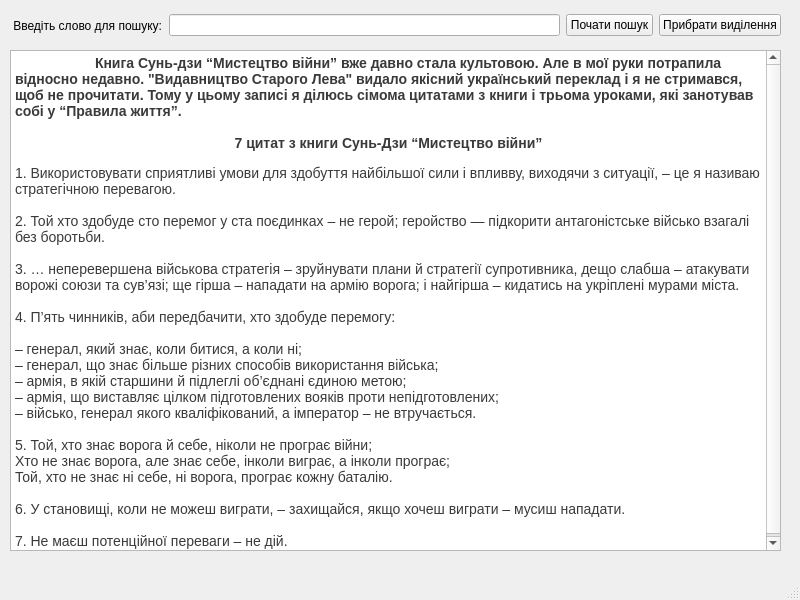
<?xml version="1.0" encoding="UTF-8"?>
<ui version="4.0">
 <class>MainWindow</class>
 <widget class="QMainWindow" name="MainWindow">
  <property name="geometry">
   <rect>
    <x>0</x>
    <y>0</y>
    <width>800</width>
    <height>600</height>
   </rect>
  </property>
  <property name="windowTitle">
   <string>MainWindow</string>
  </property>
  <widget class="QWidget" name="centralwidget">
   <widget class="QWidget" name="horizontalLayoutWidget">
    <property name="geometry">
     <rect>
      <x>10</x>
      <y>10</y>
      <width>771</width>
      <height>31</height>
     </rect>
    </property>
    <layout class="QHBoxLayout" name="horizontalLayout">
     <item>
      <widget class="QLabel" name="label">
       <property name="text">
        <string> Введіть слово для пошуку:</string>
       </property>
      </widget>
     </item>
     <item>
      <widget class="QLineEdit" name="lineEdit"/>
     </item>
     <item>
      <widget class="QPushButton" name="pushButton">
       <property name="text">
        <string>Почати пошук</string>
       </property>
      </widget>
     </item>
     <item>
      <widget class="QPushButton" name="blackTextButton">
       <property name="text">
        <string>Прибрати виділення</string>
       </property>
      </widget>
     </item>
    </layout>
   </widget>
   <widget class="QTextEdit" name="textEdit">
    <property name="geometry">
     <rect>
      <x>10</x>
      <y>50</y>
      <width>771</width>
      <height>501</height>
     </rect>
    </property>
    <property name="html">
     <string>&lt;!DOCTYPE HTML PUBLIC &quot;-//W3C//DTD HTML 4.0//EN&quot; &quot;http://www.w3.org/TR/REC-html40/strict.dtd&quot;&gt;
&lt;html&gt;&lt;head&gt;&lt;meta name=&quot;qrichtext&quot; content=&quot;1&quot; /&gt;&lt;meta charset=&quot;utf-8&quot; /&gt;&lt;style type=&quot;text/css&quot;&gt;
p, li { white-space: pre-wrap; }
&lt;/style&gt;&lt;/head&gt;&lt;body style=&quot; font-family:'Segoe UI'; font-size:9pt; font-weight:400; font-style:normal;&quot;&gt;
&lt;p style=&quot; margin-top:0px; margin-bottom:0px; margin-left:0px; margin-right:0px; -qt-block-indent:0; text-indent:0px; background-color:#ffffff;&quot;&gt;&lt;span style=&quot; font-family:'Lato','arial','sans-serif'; font-size:large; font-weight:700; color:#3a3a3c;&quot;&gt;	Книга Сунь-дзи “Мистецтво війни” вже давно стала культовою. Але в мої руки потрапила відносно недавно. &amp;quot;Видавництво Старого Лева&amp;quot; видало якісний український переклад і я не стримався, щоб не прочитати. Тому у цьому записі я ділюсь сімома цитатами з книги і трьома уроками, які занотував собі у “Правила життя”.&lt;/span&gt;&lt;/p&gt;
&lt;p style=&quot; margin-top:0px; margin-bottom:0px; margin-left:0px; margin-right:0px; -qt-block-indent:0; text-indent:0px; background-color:#ffffff;&quot;&gt;&lt;span style=&quot; font-family:'Lato','arial','sans-serif'; font-size:14px; color:#3a3a3c; background-color:#ffffff;&quot;&gt; &lt;/span&gt;&lt;/p&gt;
&lt;p align=&quot;center&quot; style=&quot; margin-top:0px; margin-bottom:0px; margin-left:0px; margin-right:0px; -qt-block-indent:0; text-indent:0px; background-color:#ffffff;&quot;&gt;&lt;span style=&quot; font-family:'Lato','arial','sans-serif'; font-size:large; font-weight:700; color:#3a3a3c;&quot;&gt;7 цитат з книги Сунь-Дзи “Мистецтво війни”&lt;/span&gt;&lt;span style=&quot; font-family:'Lato','arial','sans-serif'; font-size:large; color:#3a3a3c;&quot;&gt;&lt;br /&gt;&lt;/span&gt;&lt;/p&gt;
&lt;p style=&quot; margin-top:0px; margin-bottom:0px; margin-left:0px; margin-right:0px; -qt-block-indent:0; text-indent:0px; background-color:#ffffff;&quot;&gt;&lt;span style=&quot; font-family:'Lato','arial','sans-serif'; font-size:large; color:#3a3a3c;&quot;&gt;1. Використовувати сприятливі умови для здобуття найбільшої сили і впливву, виходячи з ситуації, – це я називаю стратегічною перевагою.&lt;/span&gt;&lt;/p&gt;
&lt;p style=&quot; margin-top:0px; margin-bottom:0px; margin-left:0px; margin-right:0px; -qt-block-indent:0; text-indent:0px; background-color:#ffffff;&quot;&gt;&lt;span style=&quot; font-family:'Lato','arial','sans-serif'; font-size:14px; color:#3a3a3c; background-color:#ffffff;&quot;&gt; &lt;/span&gt;&lt;/p&gt;
&lt;p style=&quot; margin-top:0px; margin-bottom:0px; margin-left:0px; margin-right:0px; -qt-block-indent:0; text-indent:0px; background-color:#ffffff;&quot;&gt;&lt;span style=&quot; font-family:'Lato','arial','sans-serif'; font-size:large; color:#3a3a3c;&quot;&gt;2. Той хто здобуде сто перемог у ста поєдинках – не герой; геройство — підкорити антагоністське військо взагалі без боротьби.&lt;/span&gt;&lt;/p&gt;
&lt;p style=&quot; margin-top:0px; margin-bottom:0px; margin-left:0px; margin-right:0px; -qt-block-indent:0; text-indent:0px; background-color:#ffffff;&quot;&gt;&lt;span style=&quot; font-family:'Lato','arial','sans-serif'; font-size:14px; color:#3a3a3c; background-color:#ffffff;&quot;&gt; &lt;/span&gt;&lt;/p&gt;
&lt;p style=&quot; margin-top:0px; margin-bottom:0px; margin-left:0px; margin-right:0px; -qt-block-indent:0; text-indent:0px; background-color:#ffffff;&quot;&gt;&lt;span style=&quot; font-family:'Lato','arial','sans-serif'; font-size:large; color:#3a3a3c;&quot;&gt;3. … неперевершена військова стратегія – зруйнувати плани й стратегії супротивника, дещо слабша – атакувати ворожі союзи та сув’язі; ще гірша – нападати на армію ворога; і найгірша – кидатись на укріплені мурами міста.&lt;/span&gt;&lt;/p&gt;
&lt;p style=&quot; margin-top:0px; margin-bottom:0px; margin-left:0px; margin-right:0px; -qt-block-indent:0; text-indent:0px; background-color:#ffffff;&quot;&gt;&lt;span style=&quot; font-family:'Lato','arial','sans-serif'; font-size:14px; color:#3a3a3c; background-color:#ffffff;&quot;&gt; &lt;/span&gt;&lt;/p&gt;
&lt;p style=&quot; margin-top:0px; margin-bottom:0px; margin-left:0px; margin-right:0px; -qt-block-indent:0; text-indent:0px; background-color:#ffffff;&quot;&gt;&lt;span style=&quot; font-family:'Lato','arial','sans-serif'; font-size:large; color:#3a3a3c;&quot;&gt;4. П’ять чинників, аби передбачити, хто здобуде перемогу:&lt;/span&gt;&lt;/p&gt;
&lt;p style=&quot; margin-top:0px; margin-bottom:0px; margin-left:0px; margin-right:0px; -qt-block-indent:0; text-indent:0px; background-color:#ffffff;&quot;&gt;&lt;span style=&quot; font-family:'Lato','arial','sans-serif'; font-size:14px; color:#3a3a3c; background-color:#ffffff;&quot;&gt; &lt;/span&gt;&lt;/p&gt;
&lt;p style=&quot; margin-top:0px; margin-bottom:0px; margin-left:0px; margin-right:0px; -qt-block-indent:0; text-indent:0px; background-color:#ffffff;&quot;&gt;&lt;span style=&quot; font-family:'Lato','arial','sans-serif'; font-size:large; color:#3a3a3c;&quot;&gt;– генерал, який знає, коли битися, а коли ні;&lt;/span&gt;&lt;/p&gt;
&lt;p style=&quot; margin-top:0px; margin-bottom:0px; margin-left:0px; margin-right:0px; -qt-block-indent:0; text-indent:0px; background-color:#ffffff;&quot;&gt;&lt;span style=&quot; font-family:'Lato','arial','sans-serif'; font-size:large; color:#3a3a3c;&quot;&gt;– генерал, що знає більше різних способів використання війська;&lt;/span&gt;&lt;/p&gt;
&lt;p style=&quot; margin-top:0px; margin-bottom:0px; margin-left:0px; margin-right:0px; -qt-block-indent:0; text-indent:0px; background-color:#ffffff;&quot;&gt;&lt;span style=&quot; font-family:'Lato','arial','sans-serif'; font-size:large; color:#3a3a3c;&quot;&gt;– армія, в якій старшини й підлеглі об’єднані єдиною метою;&lt;/span&gt;&lt;/p&gt;
&lt;p style=&quot; margin-top:0px; margin-bottom:0px; margin-left:0px; margin-right:0px; -qt-block-indent:0; text-indent:0px; background-color:#ffffff;&quot;&gt;&lt;span style=&quot; font-family:'Lato','arial','sans-serif'; font-size:large; color:#3a3a3c;&quot;&gt;– армія, що виставляє цілком підготовлених вояків проти непідготовлених;&lt;/span&gt;&lt;/p&gt;
&lt;p style=&quot; margin-top:0px; margin-bottom:0px; margin-left:0px; margin-right:0px; -qt-block-indent:0; text-indent:0px; background-color:#ffffff;&quot;&gt;&lt;span style=&quot; font-family:'Lato','arial','sans-serif'; font-size:large; color:#3a3a3c;&quot;&gt;– військо, генерал якого кваліфікований, а імператор – не втручається.&lt;/span&gt;&lt;/p&gt;
&lt;p style=&quot; margin-top:0px; margin-bottom:0px; margin-left:0px; margin-right:0px; -qt-block-indent:0; text-indent:0px; background-color:#ffffff;&quot;&gt;&lt;span style=&quot; font-family:'Lato','arial','sans-serif'; font-size:14px; color:#3a3a3c; background-color:#ffffff;&quot;&gt; &lt;/span&gt;&lt;/p&gt;
&lt;p style=&quot; margin-top:0px; margin-bottom:0px; margin-left:0px; margin-right:0px; -qt-block-indent:0; text-indent:0px; background-color:#ffffff;&quot;&gt;&lt;span style=&quot; font-family:'Lato','arial','sans-serif'; font-size:large; color:#3a3a3c;&quot;&gt;5. Той, хто знає ворога й себе, ніколи не програє війни;&lt;/span&gt;&lt;/p&gt;
&lt;p style=&quot; margin-top:0px; margin-bottom:0px; margin-left:0px; margin-right:0px; -qt-block-indent:0; text-indent:0px; background-color:#ffffff;&quot;&gt;&lt;span style=&quot; font-family:'Lato','arial','sans-serif'; font-size:large; color:#3a3a3c;&quot;&gt;Хто не знає ворога, але знає себе, інколи виграє, а інколи програє;&lt;/span&gt;&lt;/p&gt;
&lt;p style=&quot; margin-top:0px; margin-bottom:0px; margin-left:0px; margin-right:0px; -qt-block-indent:0; text-indent:0px; background-color:#ffffff;&quot;&gt;&lt;span style=&quot; font-family:'Lato','arial','sans-serif'; font-size:large; color:#3a3a3c;&quot;&gt;Той, хто не знає ні себе, ні ворога, програє кожну баталію.&lt;/span&gt;&lt;/p&gt;
&lt;p style=&quot; margin-top:0px; margin-bottom:0px; margin-left:0px; margin-right:0px; -qt-block-indent:0; text-indent:0px; background-color:#ffffff;&quot;&gt;&lt;span style=&quot; font-family:'Lato','arial','sans-serif'; font-size:14px; color:#3a3a3c; background-color:#ffffff;&quot;&gt; &lt;/span&gt;&lt;/p&gt;
&lt;p style=&quot; margin-top:0px; margin-bottom:0px; margin-left:0px; margin-right:0px; -qt-block-indent:0; text-indent:0px; background-color:#ffffff;&quot;&gt;&lt;span style=&quot; font-family:'Lato','arial','sans-serif'; font-size:large; color:#3a3a3c;&quot;&gt;6. У становищі, коли не можеш виграти, – захищайся, якщо хочеш виграти – мусиш нападати.&lt;/span&gt;&lt;/p&gt;
&lt;p style=&quot; margin-top:0px; margin-bottom:0px; margin-left:0px; margin-right:0px; -qt-block-indent:0; text-indent:0px; background-color:#ffffff;&quot;&gt;&lt;span style=&quot; font-family:'Lato','arial','sans-serif'; font-size:14px; color:#3a3a3c; background-color:#ffffff;&quot;&gt; &lt;/span&gt;&lt;/p&gt;
&lt;p style=&quot; margin-top:0px; margin-bottom:0px; margin-left:0px; margin-right:0px; -qt-block-indent:0; text-indent:0px; background-color:#ffffff;&quot;&gt;&lt;span style=&quot; font-family:'Lato','arial','sans-serif'; font-size:large; color:#3a3a3c;&quot;&gt;7. Не маєш потенційної переваги – не дій.&lt;/span&gt;&lt;/p&gt;&lt;/body&gt;&lt;/html&gt;</string>
    </property>
   </widget>
  </widget>
  <widget class="QMenuBar" name="menubar">
   <property name="geometry">
    <rect>
     <x>0</x>
     <y>0</y>
     <width>800</width>
     <height>21</height>
    </rect>
   </property>
  </widget>
  <widget class="QStatusBar" name="statusbar"/>
 </widget>
 <resources/>
 <connections/>
</ui>
